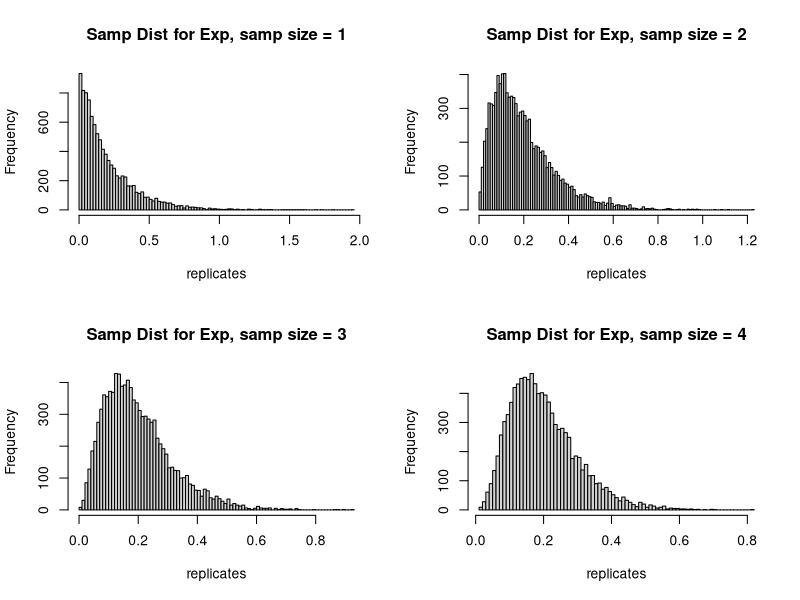
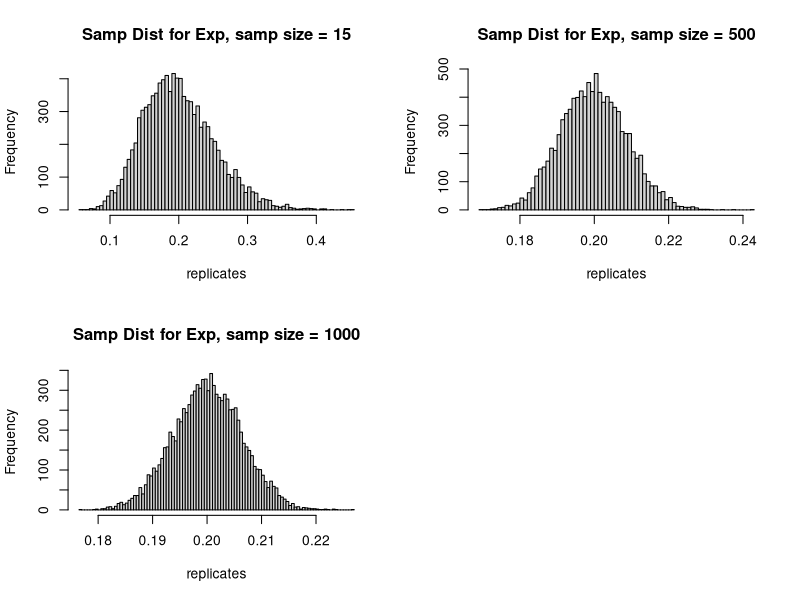

Write the R code that produced these figures, in order.
## ---- chunk 1

## ---- chunk 2

## ---- chunk 3


## ---- chunk 4

## ---- chunk 5

## ---- chunk 6

## ---- chunk 7

## ---- chunk 8

## ---- chunk 9

## ---- chunk 10

## ---- chunk 11
samp_sizes  <- c(1, 2, 3, 4, 15, 500, 1000)

par(mfrow=c(2,2))
for(size in samp_sizes){
  replicates <- replicate(10000, {
    mean(rexp(size, rate = 5))
  })
  hist(replicates, breaks = 100,
       main = paste("Samp Dist for Exp, samp size =", size ))
}
## ---- chunk 12

## ---- chunk 13

## ---- chunk 14

## ---- chunk 15

## ---- chunk 16

## ---- chunk 17

## ---- chunk 18

## ---- chunk 19

## ---- chunk 20

## ---- chunk 21

## ---- chunk 22

